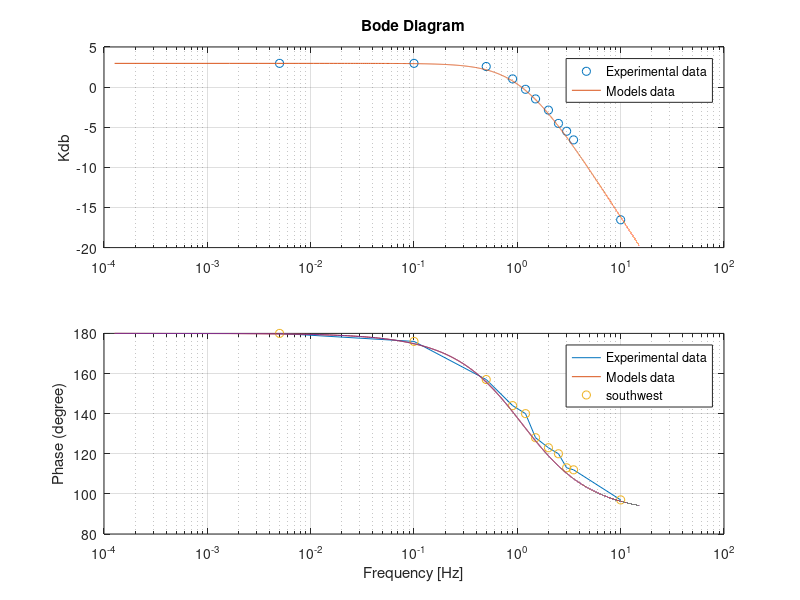

MATLAB code for this plot:
%% Frequency Analysis
% Analysis of the grey-box system provided in class in the frequency
% domain, Creating it's experimental bode plot and compare with the Model's
clc
clear
s=tf('s');

% Frequency Values tested: ----------------------------------------------
Freq_Hz=   [5e-3        0.1         0.5         0.9         1.2         ...
            1.5         2.0         2.5         3           3.5         10     ]; 

% Gain found for the frequency values in Freq_Hz: ------------------------
K_array=   [1.406       1.406        1.344       1.125      969e-3      ...
            844e-3      719e-3       594e-3      531e-3     469e-3      149e-3  ];


% Phase shift found for the frequency values in Freq_Hz: ------------------
Phase_array= [180       176          157         144        140         ...
              128       123          120         113        112         97    ];

%Gain in db (for the bode plot)
Kdb_array=20*log10(K_array);


% Experimental Bode Plot:
hold on
% Kdb  -----------------------------------------
subplot(2,1, 1)
semilogx(Freq_Hz,Kdb_array)

title('Bode Diagram')
ylabel('Gain [db]')
grid on

% Phase ---------------------------------------
subplot(2,1, 2)
semilogx(Freq_Hz,Phase_array)
grid on
ylabel('Phase (degree)')
xlabel('Frequency [Hz]')



%% Model Bode plot
% Model's Transfer Function
t=0.1436;  % Time constant
K=1.406;    % Static Gain
Gp=-K/(t*s+1);

%Frequency Range
start_w=(5e-3)/(2*pi);
end_w=95;
W_bode=linspace(start_w, end_w, 10000);
% Model's BODE plot
[mag_bode, phase_bode, wout]=bode(Gp, W_bode);

mag_model=mag_bode(:,1:end);        % Gain in db
phase_model=phase_bode(:,1:end);    % Phase in Degrees
Freq_Hz_Model=wout/(2*pi);          % Frequency in Hz
Kdb_model=20*log10(mag_model);

% MODEL'S Bode: =============================
hold on
% Kdb ---------------------------------------
subplot(2,1, 1)
semilogx(Freq_Hz_Model, Kdb_model)  % Model's Bode (Gain)

grid on
title('Bode Diagram')
ylabel('Kdb')


% Phase ---------------------------------------
subplot(2,1, 2)
semilogx(Freq_Hz_Model, phase_model)

grid on
ylabel('Phase (degree)')
xlabel('Frequency [Hz]')


%% COMPARE BODE
close all

% Compare EXPERIMENTAL Bode and MODEL'S Bode: =============================
hold on
% Kdb ---------------------------------------
subplot(2,1, 1)
semilogx(Freq_Hz,Kdb_array,'o', Freq_Hz_Model, Kdb_model)  % Model's Bode (Gain)

grid on
title('Bode Diagram')
ylabel('Kdb')
legend('Experimental data','Models data', Location='southwest')


% Phase ---------------------------------------
subplot(2,1, 2)
semilogx(Freq_Hz,Phase_array,'o', Freq_Hz_Model, phase_model)

grid on
ylabel('Phase (degree)')
xlabel('Frequency [Hz]')
legend('Experimental data','Models data',Location='southwest')
